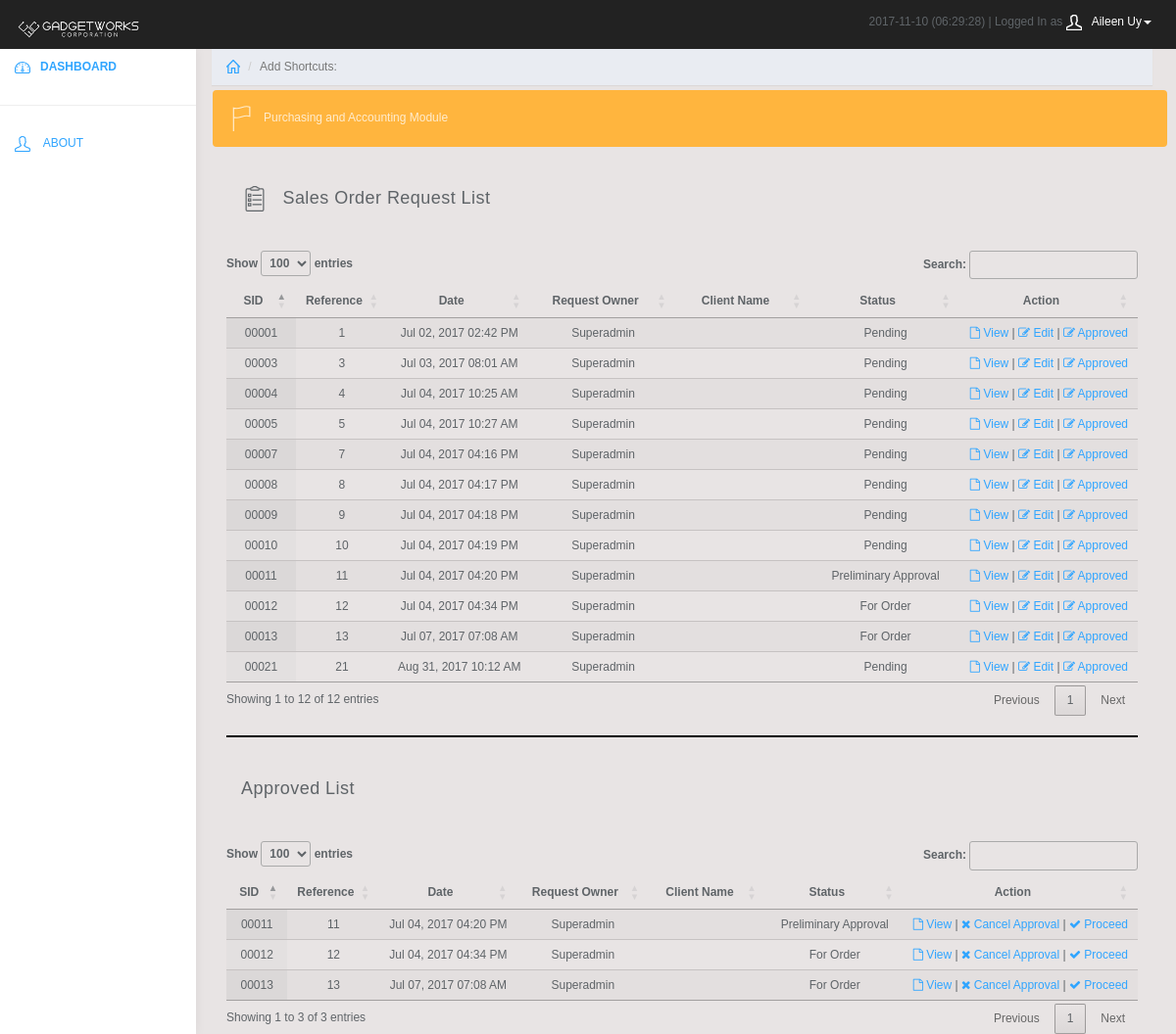
/branch/acct_view.php (signed in), run on the app's committed database.
### tables this page shows
CREATE TABLE `entity` (
  `ID` int(11) NOT NULL AUTO_INCREMENT,
  `Name` varchar(120) NOT NULL,
  `Address` varchar(225) NOT NULL,
  `Phone` varchar(120) NOT NULL,
  `Birthdate` datetime NOT NULL,
  `Username` varchar(120) NOT NULL,
  `Password` varchar(45) NOT NULL,
  `Level` int(11) NOT NULL,
  `Type` int(11) NOT NULL,
  `Mark` int(11) NOT NULL,
  PRIMARY KEY (`ID`)
);

CREATE TABLE `sales_head` (
  `ID` int(11) NOT NULL AUTO_INCREMENT,
  `Reference` bigint(22) NOT NULL DEFAULT '0',
  `Source` int(11) NOT NULL DEFAULT '0',
  `Destination` int(11) NOT NULL DEFAULT '0',
  `Comment` varchar(45) NOT NULL DEFAULT '',
  `Date` datetime NOT NULL DEFAULT '0000-00-00 00:00:00',
  `Mark` int(11) NOT NULL DEFAULT '0',
  `Creator` int(11) NOT NULL DEFAULT '0',
  `Type` int(11) NOT NULL DEFAULT '0',
  `DeliveryDate` datetime NOT NULL DEFAULT '0000-00-00 00:00:00',
  `TermID` int(11) NOT NULL DEFAULT '1',
  `ContactID` int(11) NOT NULL DEFAULT '1',
  `Approved` int(1) NOT NULL DEFAULT '0',
  `ManagerApproval` int(11) NOT NULL DEFAULT '0',
  `SecondaryApproval` int(11) NOT NULL DEFAULT '0',
  `DeliveryCharge` decimal(10,2) NOT NULL DEFAULT '0.00',
  `BDF` decimal(10,2) NOT NULL DEFAULT '0.00',
  `AccountingApproval` int(11) NOT NULL DEFAULT '0',
  `Status` int(11) NOT NULL DEFAULT '0',
  PRIMARY KEY (`ID`)
);

### branch/acct_view.php (the view, shortened to what this page needs)
<?php
	$page_type = 5;
?>
<html>
	<?php require_once("../resource/sections/branch_header.php"); ?>
	<body>
		<?php
			require_once("../resource/sections/branch_banner.php");
			require_once("../resource/sections/branch_menu.php");
		?>
		<link rel="stylesheet" type="text/css" href="https://cdn.datatables.net/1.10.11/css/jquery.dataTables.min.css"/>
		<link rel="stylesheet" type="text/css" href="https://cdn.datatables.net/responsive/2.0.2/css/responsive.dataTables.min.css"/>
		<div class="col-sm-9 col-sm-offset-3 col-lg-10 col-lg-offset-2 main">
		<?php require_once("../resource/sections/branch_shortcuts.php"); ?>
			<div>
				<div class="row" style="margin-left:1px;">
					<a href="#">
					<div class="row" style="margin-top:5px"><div class="alert bg-warning" role="alert"><svg class="glyph stroked flag"><use xlink:href="#stroked-flag"></use></svg>Purchasing and Accounting Module</span></a></div></div>
					<div class="panel-heading"><svg class="glyph stroked clipboard with paper"><use xlink:href="#stroked-clipboard-with-paper"></use></svg>   Sales Order Request List</div>
				</div>
				<table class="table" style="width:100%;font-size:12px">
			        	<table id="patients" class="display responsive nowrap selecttable" cellspacing="0" width="100%">
						<?php
							require_once("../resource/database/hive.php");
							$sqlquery = "SELECT
									    S.`ID`,
									    S.`Reference`,
									    E.`Name`,
									    ET.`Name`,
									    S.`Date`,
									    SUM(P.`Amount`) AS 'Amount',
									    S.`Type`,
									    S.`Comment`,
									    S.`Mark`,
									    S.`Approved`,
									    S.`ManagerApproval`,
									    S.`SecondaryApproval`
									FROM
									    `sales_head` AS S
									        LEFT JOIN
									    `entity` AS E ON E.`ID` =S.`Source`
									        LEFT JOIN
									    `entity` AS ET ON ET.`ID` = S.`Destination`
									        LEFT JOIN
									    `particular_sales` AS P ON P.`Sales` = S.`ID`
									WHERE
									    S.`Mark` = 1
									    AND S.`AccountingApproval` = 0
									GROUP BY S.`ID`
									ORDER BY `ID` DESC";
							$result = mysqli_query($mysqli, $sqlquery);
							echo '<thead>';
							echo '<tr style="text-align:center;font-weight:bold;">';
							echo '<th style="width:10%;text-align:center;" data-priority="1">SID</th>';
							echo '<th style="width:10%;text-align:center;" data-priority="2">Reference</th>';
							echo '<th style="width:15%;text-align:center;" data-priority="3">Date</th>';
							echo '<th style="width:20%;text-align:center;" data-priority="4">Request Owner</th>';
							echo '<th style="width:20%;text-align:center;" data-priority="4">Client Name</th>';
							echo '<th style="width:20%;text-align:center;" data-priority="6">Status</th>';
							echo '<th style="width:10%;text-align:center;" data-priority="8">Action</th>';
							echo '</tr></thead><tbody>';
							for($i=0; $i < mysqli_num_rows($result); $i++)
							{
								echo '<tr style="text-align:center;">';
								$result->data_seek($i);
				    				$row = $result->fetch_row();
								echo '<td>'.sprintf('%05d', $row[0]).'</td>';
								echo '<td>'.$row[1].'</td>';
								echo '<td>'.date("M d, Y h:i A", strtotime($row[4])).'</td>';
								echo '<td>'.ucwords(strtolower($row[2])).'</td>';
								echo '<td>'.ucwords(strtolower($row[3])).'</td>';
								if($row[9] == 1 && $row[11] != 0 && $row[10] == 0) echo "<td>Preliminary Approval</td>";
								else if ($row[9] == 1 && $row[10] != 0) echo "<td>For Order</td>";
								else echo "<td>Pending</td>" ;
								if($row[8] == 1) echo '<td><a href="pdf-sales.php?id='.$row[0].'&action=view" target="_blank"><i class="fa fa-file-o" aria-hidden="true"></i> View</a>&nbsp|&nbsp<a href="transactions.php?continue='.$row[0].'&type='.$row[6].'"><i class="fa fa-pencil-square-o" aria-hidden="true"></i> Edit</a>&nbsp|&nbsp<a href="purchasing_view.php?approved='.$row[0].'&type='.$row[6].'"><i class="fa fa-pencil-square-o" aria-hidden="true"></i> Approved</a></td>';
								else if($row[8] == 2) echo '<td><a href="salesorderlist.php?continue='.$row[0].'&type='.$row[6].'"><i class="fa fa-pencil-square-o" aria-hidden="true"></i> Continue</a></td>';
								echo '</tr>';
							}
						?>
						</tbody>
					</table>
				<hr style="border-top: 2px solid black;">
				<div class="panel-heading"> Approved List</div>
				<table class="table" style="width:100%;font-size:12px">
			        	<table id="patients2" class="display responsive nowrap selecttable" cellspacing="0" width="100%">
						<?php
							require_once("../resource/database/hive.php");
							$sqlquery = "SELECT
									    S.`ID`,
									    S.`Reference`,
									    E.`Name`,
									    ET.`Name`,
									    S.`Date`,
									    SUM(P.`Amount`) AS 'Amount',
									    S.`Type`,
									    S.`Comment`,
									    S.`Mark`,
									    S.`Approved`,
									    S.`ManagerApproval`,
									    S.`SecondaryApproval`
									FROM
									    `sales_head` AS S
									        LEFT JOIN
									    `entity` AS E ON E.`ID` =S.`Source`
									        LEFT JOIN
									    `entity` AS ET ON ET.`ID` = S.`Destination`
									        LEFT JOIN
									    `particular_sales` AS P ON P.`Sales` = S.`ID`
									WHERE
									    S.`Mark` = 1
									    AND S.`Approved` = 1
									    AND S.`SecondaryApproval` != 0
									GROUP BY S.`ID`
									ORDER BY `ID` DESC";
							$result = mysqli_query($mysqli, $sqlquery);
							echo '<thead>';
							echo '<tr style="text-align:center;font-weight:bold;">';
							echo '<th style="width:10%;text-align:center;" data-priority="1">SID</th>';
							echo '<th style="width:10%;text-align:center;" data-priority="2">Reference</th>';
							echo '<th style="width:15%;text-align:center;" data-priority="3">Date</th>';
							echo '<th style="width:20%;text-align:center;" data-priority="4">Request Owner</th>';
							echo '<th style="width:20%;text-align:center;" data-priority="4">Client Name</th>';
							echo '<th style="width:20%;text-align:center;" data-priority="6">Status</th>';
							echo '<th style="width:10%;text-align:center;" data-priority="8">Action</th>';
							echo '</tr></thead><tbody>';
							for($i=0; $i < mysqli_num_rows($result); $i++)
							{
								echo '<tr style="text-align:center;">';
								$result->data_seek($i);
				    				$row = $result->fetch_row();
								echo '<td>'.sprintf('%05d', $row[0]).'</td>';
								echo '<td>'.$row[1].'</td>';
								echo '<td>'.date("M d, Y h:i A", strtotime($row[4])).'</td>';
								echo '<td>'.ucwords(strtolower($row[2])).'</td>';
								echo '<td>'.ucwords(strtolower($row[3])).'</td>';
								if($row[9] == 1 && $row[11] != 0 && $row[10] == 0) echo "<td>Preliminary Approval</td>";
								else if ($row[9] == 1 && $row[10] != 0) echo "<td>For Order</td>";
								else echo "<td>Pending</td>" ;
								if($row[8] == 1) echo '<td><a href="pdf-report.php?id='.$row[0].'&action=view" target="_blank"><i class="fa fa-file-o" aria-hidden="true"></i> View</a>&nbsp|&nbsp<a href="purchasing_view.php?cancel='.$row[0].'&type='.$row[6].'"><i class="fa fa-times" aria-hidden="true"></i> Cancel Approval</a>&nbsp|&nbsp<a href="purchasing_view.php?cancel='.$row[0].'&type='.$row[6].'"><i class="fa fa-check" aria-hidden="true"></i> Proceed</a></td>';
								else if($row[8] == 2) echo '<td><a href="salesorderlist.php?continue='.$row[0].'&type='.$row[6].'"><i class="fa fa-pencil-square-o" aria-hidden="true"></i> Continue</a></td>';
								echo '</tr>';
							}
						?>
						</tbody>
					</table>
	</body>
</html>

### resource/sections/branch_header.php (shortened to what this page needs)
<head>
	<link href="../resource/graphics/bootstrap/css/bootstrap.min.css" rel="stylesheet">
	<link href="../resource/graphics/font-awesome/css/font-awesome.min.css" rel="stylesheet">
  	<link href="../resource/tools/bootstrap-select/dist/css/bootstrap-select.min.css" rel="stylesheet">
	<link href="css/bootstrap.min.css" rel="stylesheet">
	<link href="css/datepicker3.css" rel="stylesheet">
	<link href="css/styles.css" rel="stylesheet">
  	<link href="../resource/graphics/css/clinic_standard.css" rel="stylesheet">
  	<link rel="stylesheet" href="../resource/tools/toolbar/styles.css">
	<link href="../resource/graphics/font-awesome/css/font-awesome.min.css" rel="stylesheet" type="text/css">
</head>

### resource/sections/branch_banner.php (shortened to what this page needs)
<nav class="navbar navbar-inverse navbar-fixed-top" role="navigation">
		<div class="container-fluid">
			<div class="navbar-header">
				<a class="navbar-brand" href="index.php"><img src="/resource/images/gwbannerlogo2.png" height="30" alt="Banner Image"/></a>
				<ul class="user-menu">
					<li class="dropdown pull-right">
						<?php
							require_once("../resource/database/hive.php");
							$date_today = date("Y-m-d");
							$userID = $_SESSION['id'];
							$myname = mysqli_query($mysqli, "SELECT `Name` FROM `entity` WHERE `ID` = '$userID'");
							$myname = mysqli_fetch_row($myname);
							$userName = $myname[0];
							echo $date_today.' (<span id="clock"><script type="text/javascript">startclock();</script></span>) | Logged In as <a href="#" class="dropdown-toggle" data-toggle="dropdown"><svg class="glyph stroked male-user"><use xlink:href="#stroked-male-user"></use></svg>'.$userName.'<span class="caret"></span></a>
						<ul class="dropdown-menu" role="menu">
							<li><a href="#"><svg class="glyph stroked male-user"><use xlink:href="#stroked-male-user"></use></svg> Profile</a></li>
							<li><a href="about_profile.php"><svg class="glyph stroked gear"><use xlink:href="#stroked-gear"></use></svg> Settings</a></li>
							<li><a href="logout.php"><svg class="glyph stroked cancel"><use xlink:href="#stroked-cancel"></use></svg> Logout</a></li>
						</ul>';
						?>
					</li>
				</ul>
			</div>
		</div>
	</nav>

### resource/sections/branch_menu.php (shortened to what this page needs)
<div id="sidebar-collapse" class="col-sm-3 col-lg-2 sidebar">
		<ul class="nav menu">
			<li <?php if($page_type==1) echo "class='active'"; ?> ><a href="index.php"><svg class="glyph stroked dashboard-dial"><use xlink:href="#stroked-dashboard-dial"></use></svg><strong>DASHBOARD</strong></a></li>
			<li role="presentation" class="divider"></li>
			<li  <?php if($page_type==8) echo "class='active'"; ?>><a href="about.php"><svg class="glyph stroked male-user"><use xlink:href="#stroked-male-user"></use></svg> ABOUT</a></li>
		</ul>
	</div>

### resource/sections/branch_shortcuts.php (shortened to what this page needs)
<div class="row">
	<ol class="breadcrumb">
		<li><a href="logout.php"><svg class="glyph stroked home"><use xlink:href="#stroked-home"></use></svg></a></li>
		<li class="active">Add Shortcuts:</li>
	</ol>
</div>

### branch/css/styles.css (style rules this page uses)
body { background: #f1f4f7; padding-top: 50px; color: #5f6468; }
a, a:hover, a:focus { color: #30a5ff; }
.navbar-header .navbar-brand { color: #fff; font-size: 16px; text-transform: uppercase; font-weight: 500; letter-spacing: 2px; }
.bg-warning { color: #fff; background-color: #ffb53e; }
.bg-warning a { color: rgba(255, 255, 255, .75); }
.panel-heading { font-size: 18px; font-weight: 300; letter-spacing: 0.025em; height: 66px; line-height: 45px; }
.navbar { border: 0; }
.user-menu { display: inline-block; margin-top: 14px; margin-right: 10px; float: right; list-style: none; padding: 0; }
.user-menu a { color: #fff; }
.sidebar { display: block; background-color: #fff; padding: 0; display: none; }
@media (min-width: 768px) { .sidebar { display: block; position: fixed; top: 50px; bottom: 0; left: 0; z-index: 1000; display: block; margin: 0; padding: 0; overflow-x: hidden; overflow-y: auto; background-color: #fff; box-shadow: 1px 0px 10px rgba(0, 0, 0, .05); } }
@media (min-width: 768px) { .navbar-header { width: 100%; } }
.sidebar ul.nav li.divider { border-bottom: 1px solid #eee; margin: 20px 0; }
.breadcrumb { border-radius: 0; padding: 10px 15px; background: #e9ecf2; box-shadow: 0 1px 1px rgba(0, 0, 0, .05); margin: 0 ; }
.table { background: #fff; }
.sidebar .glyph, .user-menu .glyph { height: 16px; width: 16px; margin: 0 10px 0 0; stroke-width: 3px; }
.user-menu .glyph { stroke-width: 4px; }
.breadcrumb .glyph { height: 14px; width: 14px; margin: -2px 0 0 0; stroke-width: 4px; }
.alert .glyph, .panel-heading .glyph { width: 26px; height: 26px; margin: 0 10px 0 0; stroke-width: 2px; }

### resource/graphics/css/clinic_standard.css (style rules this page uses)
body { background:#E8E4E4; margin: 0px 2% 0px 2%; font-family: helvetica; font-size:12px; }
.selecttable { font-size:12px; margin-top:15px; }

### data on the page
entity: Name "Aileen Uy"
sales_head: ID "00021", Reference "21", Date "Aug 31, 2017 10:12 AM", entity.Name "Superadmin", Approved "Pending"
sales_head: ID "00013", Reference "13", Date "Jul 07, 2017 07:08 AM", entity.Name "Superadmin", Approved "For Order"
sales_head: ID "00012", Reference "12", Date "Jul 04, 2017 04:34 PM", entity.Name "Superadmin", Approved "For Order"
sales_head: ID "00011", Reference "11", Date "Jul 04, 2017 04:20 PM", entity.Name "Superadmin", Approved "Preliminary Approval"
sales_head: ID "00010", Reference "10", Date "Jul 04, 2017 04:19 PM", entity.Name "Superadmin", Approved "Pending"
sales_head: ID "00009", Reference "9", Date "Jul 04, 2017 04:18 PM", entity.Name "Superadmin", Approved "Pending"
sales_head: ID "00008", Reference "8", Date "Jul 04, 2017 04:17 PM", entity.Name "Superadmin", Approved "Pending"
sales_head: ID "00007", Reference "7", Date "Jul 04, 2017 04:16 PM", entity.Name "Superadmin", Approved "Pending"
sales_head: ID "00005", Reference "5", Date "Jul 04, 2017 10:27 AM", entity.Name "Superadmin", Approved "Pending"
sales_head: ID "00004", Reference "4", Date "Jul 04, 2017 10:25 AM", entity.Name "Superadmin", Approved "Pending"
sales_head: ID "00003", Reference "3", Date "Jul 03, 2017 08:01 AM", entity.Name "Superadmin", Approved "Pending"
sales_head: ID "00001", Reference "1", Date "Jul 02, 2017 02:42 PM", entity.Name "Superadmin", Approved "Pending"
